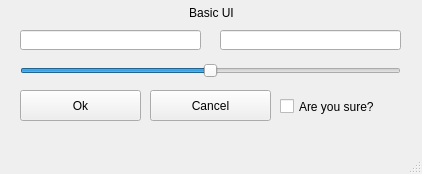
<?xml version="1.0" encoding="UTF-8"?>
<ui version="4.0">
 <class>MainWindow</class>
 <widget class="QMainWindow" name="MainWindow">
  <property name="geometry">
   <rect>
    <x>0</x>
    <y>0</y>
    <width>422</width>
    <height>174</height>
   </rect>
  </property>
  <property name="windowTitle">
   <string>MainWindow</string>
  </property>
  <widget class="QWidget" name="centralwidget">
   <widget class="QLabel" name="label">
    <property name="geometry">
     <rect>
      <x>26</x>
      <y>3</y>
      <width>371</width>
      <height>20</height>
     </rect>
    </property>
    <property name="text">
     <string>Basic UI</string>
    </property>
    <property name="alignment">
     <set>Qt::AlignCenter</set>
    </property>
   </widget>
   <widget class="QPushButton" name="okButton">
    <property name="geometry">
     <rect>
      <x>20</x>
      <y>90</y>
      <width>121</width>
      <height>31</height>
     </rect>
    </property>
    <property name="text">
     <string>Ok</string>
    </property>
   </widget>
   <widget class="QCheckBox" name="checkBox">
    <property name="geometry">
     <rect>
      <x>280</x>
      <y>96</y>
      <width>121</width>
      <height>21</height>
     </rect>
    </property>
    <property name="text">
     <string>Are you sure?</string>
    </property>
   </widget>
   <widget class="QSlider" name="horizontalSlider">
    <property name="geometry">
     <rect>
      <x>20</x>
      <y>60</y>
      <width>381</width>
      <height>22</height>
     </rect>
    </property>
    <property name="minimum">
     <number>-300</number>
    </property>
    <property name="maximum">
     <number>300</number>
    </property>
    <property name="orientation">
     <enum>Qt::Horizontal</enum>
    </property>
   </widget>
   <widget class="QPushButton" name="cancelButton">
    <property name="geometry">
     <rect>
      <x>150</x>
      <y>90</y>
      <width>121</width>
      <height>31</height>
     </rect>
    </property>
    <property name="text">
     <string>Cancel</string>
    </property>
   </widget>
   <widget class="QLineEdit" name="textBox_L">
    <property name="geometry">
     <rect>
      <x>20</x>
      <y>30</y>
      <width>181</width>
      <height>20</height>
     </rect>
    </property>
   </widget>
   <widget class="QLineEdit" name="textBox_R">
    <property name="geometry">
     <rect>
      <x>220</x>
      <y>30</y>
      <width>181</width>
      <height>20</height>
     </rect>
    </property>
   </widget>
  </widget>
  <widget class="QMenuBar" name="menubar">
   <property name="geometry">
    <rect>
     <x>0</x>
     <y>0</y>
     <width>422</width>
     <height>21</height>
    </rect>
   </property>
  </widget>
  <widget class="QStatusBar" name="statusbar"/>
 </widget>
 <resources/>
 <connections/>
</ui>
